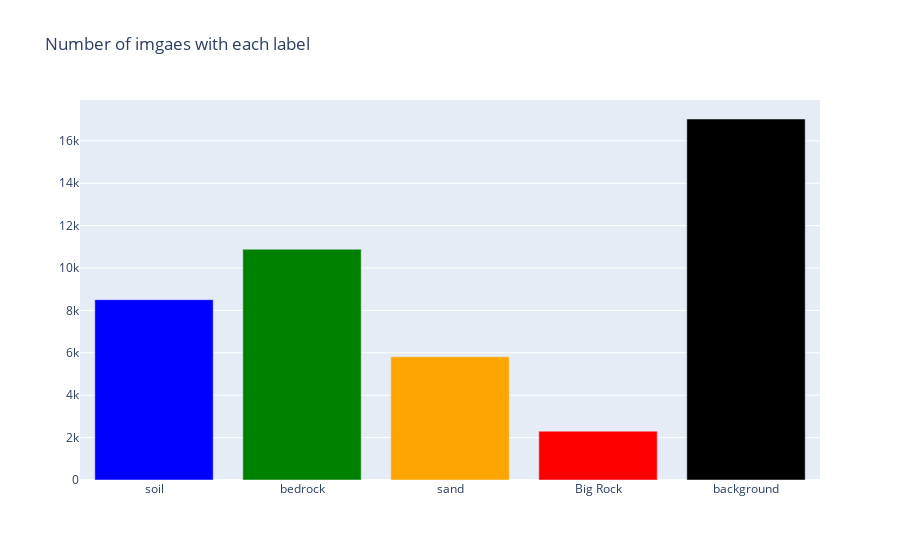

Notebook source saved alongside this figure:
### Code cell
names=['soil', 'bedrock', 'sand', 'Big Rock', 'background']
# Create a bar chart of the mean color distribution
fig = go.Figure(
    go.Bar(x=names, y=counts, name="Mean Color Distribution")
)
 # use different colors for the bars
colors = ['blue', 'green', 'orange', 'red', 'black']
fig.update_traces(marker_color=colors)

# Set the title and axis labels
fig.update_layout(
    title="Number of imgaes with each label")

# Show the plot
fig.show()

### Figure 1 — Plotly figure (JSON) as saved in the notebook; plotly's stock layout.template omitted (floating-point values rounded to 4 significant figures)
{"data": [{"marker": {"color": ["blue", "green", "orange", "red", "black"]}, "name": "Mean Color Distribution", "type": "bar", "x": ["soil", "bedrock", "sand", "Big Rock", "background"], "y": [8507, 10886, 5813, 2304, 17030]}], "layout": {"title": {"text": "Number of imgaes with each label"}}}
